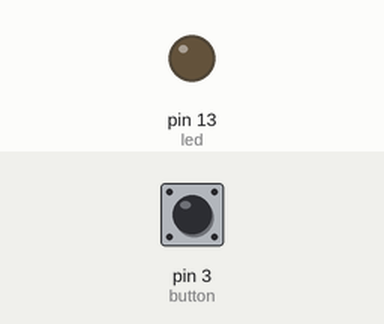
Recording of a sketch running on a simulated Arduino Uno, built with avr-gcc and run on an emulated ATmega328P. Parts: output pins drawn as LEDs (lit = HIGH). The inputs (shaded band) are chosen by the test bench; at power-on: pin 3 (button) LOW.

Above: at 1.2 s.
1.3 s: pin 3 (button) pulled HIGH for 0.15 s
At 1.37 s:
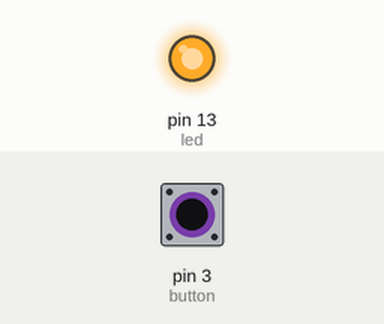
2.9 s: pin 3 (button) pulled HIGH for 3.2 s
At 6.7 s:
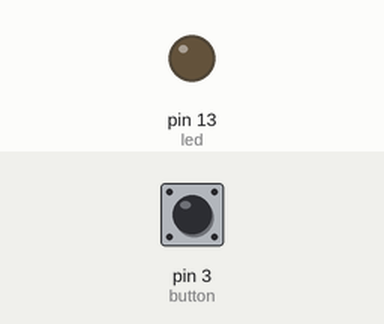
Timing chart, 0 to 8.2 s (numbered marks = the images above; inputs shaded):
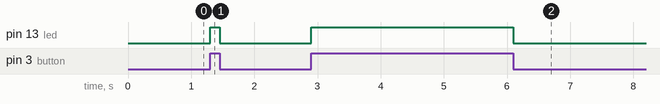

The sketch:

ifelse.ino.ino
```cpp
const int led = 13;
const int button = 3;

void setup() {
  Serial.begin(9600);
  pinMode(button,INPUT);
  pinMode(led,OUTPUT);
}

void loop() {
  if(digitalRead(button) == 1){
    digitalWrite(led, HIGH);
  }else{
    digitalWrite(led, LOW);
  }
}
```

Measured:
- after the input at 1.3 s, pin 13 (led): LOW → HIGH at once, → LOW 0.15 s later
- after the input at 2.9 s, pin 13 (led): LOW → HIGH at once, → LOW 3.2 s later
